Frame 1 (no input): blank canvas, image omitted
Frame 60 (the mouse pressed at the canvas centre just before this capture): blank canvas, image omitted
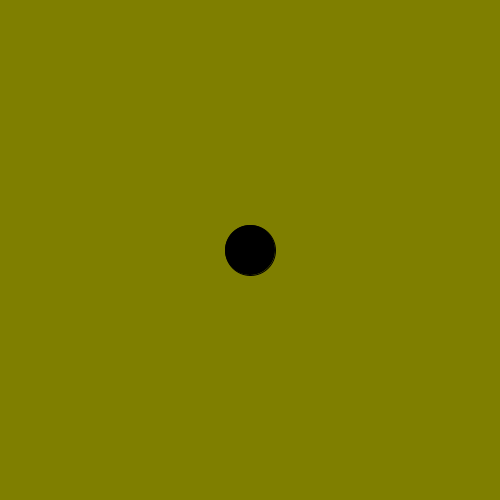
Frame 120 (the mouse held since frame 60 and released just before this capture)

The Processing sketch whose frames 1 and 60 were blank and that drew this single picture after the mouse press (run headless with seeded random() and noise(); from frame 60 on, the mouse is pressed at the canvas centre):

// Processing sketch: Backgroud_che_cambia_con_map
// ── Backgroud_che_cambia_con_map.pde
// map(cosa,StartIn,EndIn,StartOut,EnOut)
// serve a mappare
// in pratica modula i valori in un certo range in proporzione

int d=50;

void setup() {
  size(500, 500);
}

void draw() {
  background(map(mouseX,0,width,0,255),map(mouseY,0,height,0,255),0);
  fill(0, 0, 0);
  ellipse(width/2, height/2, d, d);
}
